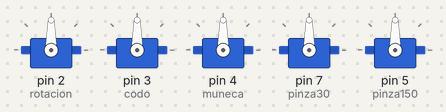
Bench run of a sketch on a simulated Arduino Uno, built with avr-gcc and run on an emulated ATmega328P. Parts: 5 × servo.

Above: at 0.1 s.
At 1.6 s:
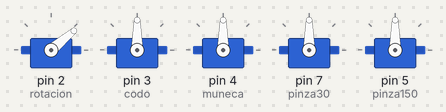
At 3.6 s:
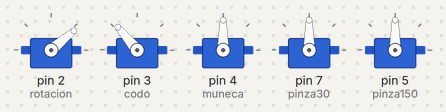
At 6.1 s:
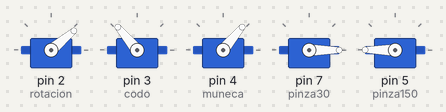
Timing chart, 0 to 7.6 s (numbered marks = the images above):
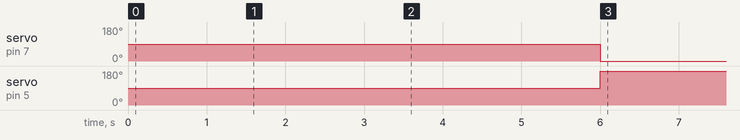

Measured:
- by itself, servo on pin 7 (pinza30): 90° → 0° at 6.0 s
- by itself, servo on pin 5 (pinza150): 90° → 180° at 6.0 s

The sketch:

Duerme__Sigma.ino
```cpp
#include <Servo.h>

  Servo rotacion;  // Se nombran los servos
  Servo codo;
  Servo muneca;
  Servo pinza30;
  Servo pinza150;


int pos = 0;    // variable to store the servo position

void setup() {

    rotacion.attach(2);  // Se colocan los servos en los pines del 2-5
    codo.attach(3);
    muneca.attach(4);
    pinza30.attach(7);
    pinza150.attach(5);

    delay(1500);
    rotacion.write(40);
    delay(1000);
    codo.write(90);
        delay(1000);
    codo.write(130);
            delay(1000);
    muneca.write(90);
                delay(1000);
    muneca.write(50);
    delay(500);
    pinza150.write(180);
    pinza30.write(0);
}

void loop() {
  // put your main code here, to run repeatedly:

}
```
